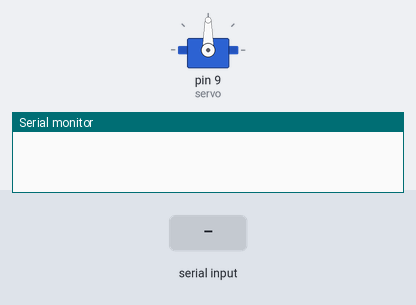
The sketch below on a simulated Arduino Uno, built with avr-gcc and run on an emulated ATmega328P. Shown: servo, the last lines printed to the serial monitor. Inputs (shaded band) come from the test bench.

Above: at 1.2 s.
1.3 s: "1" received over the second serial link
At 1.6 s:
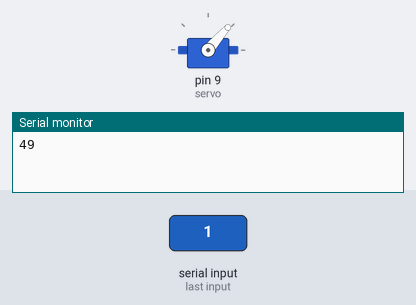
2.8 s: "0" received over the second serial link
At 4.0 s:
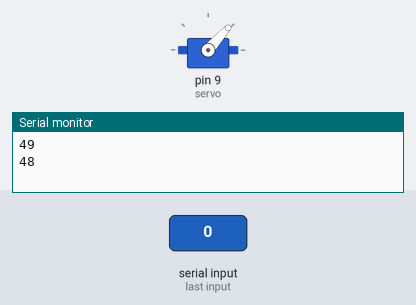
Timing chart, 0 to 5.8 s (numbered marks = the images above; inputs shaded):
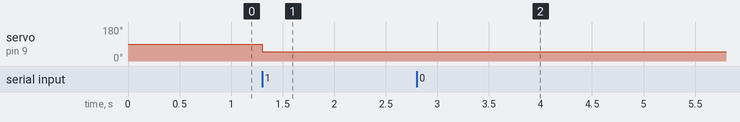

Measured:
- after the input at 1.3 s, servo on pin 9 (servo): 90° → 49° at once
- after the input at 2.8 s, servo on pin 9 (servo): 49° → 48° at once

The sketch:

control_servo_bluetooth.ino
```cpp
#include <SoftwareSerial.h>
#include <Servo.h>

SoftwareSerial BT(0,1); //RX,TX
Servo servo;

void setup() {
  // put your setup code here, to run once:
  Serial.begin(9600);
  BT.begin(9600);
  servo.attach(9);
}

void loop() {
  // put your main code here, to run repeatedly:
if(BT.available()> 0)
{
  int servopos = BT.read();
  Serial.println(servopos);
  servo.write(servopos);
}
}
```
